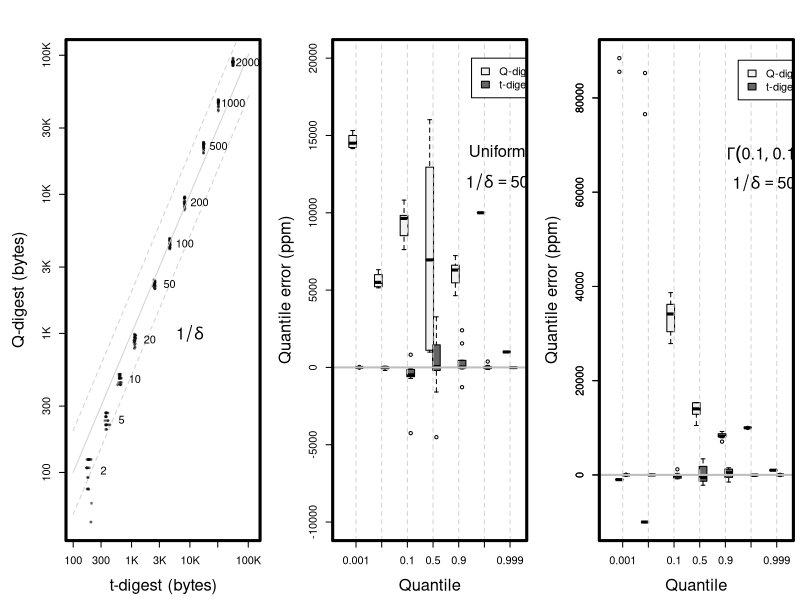

The R source for this figure:
data = read.delim("comparison.tsv")
keep = function(data, tag) {
  data[data$dist == tag & data$compression == 50 & data$q !=0.3 & data$q != 0.7 & data$q != 0.2 & data$q != 0.8, ]
}

png("qd-sizes.png", width=1800, height=700, pointsize=28)
layout(matrix(c(1,2,3), 1, 3, byrow=T), widths=c(1,1))

gray = rgb(0,0,0,0.05)

old = par(mar=c(4.5,5,3,0.5))
plot(s2~s1, data, log='xy', pch=21, col=gray, bg=gray, cex=0.4,
     xlab="t-digest (bytes)", ylab="Q-digest (bytes)",
     xlim=c(100, 120000),
     cex.lab=1.5, xaxt='n', yaxt='n')
box(lwd=3)

axis(at=c(100, 300, 1000, 3000, 10000, 30000, 100000), labels=c(100, 300, "1K", "3K", "10K", "30K", "100K"), side=1)
axis(at=c(100, 300, 1000, 3000, 10000, 30000, 100000), labels=c(100, 300, "1K", "3K", "10K", "30K", "100K"), side=2)

steps = exp(seq(log(100), log(200000), by=log(2)))
lines(steps, steps, col='lightgrey')
lines(steps, steps/2, lty=2, col='lightgrey')
lines(steps,steps*2, lty=2, col='lightgrey')

for (compression in c(2, 5, 10, 20, 50, 100, 200, 500, 1000, 2000)) {
  x = mean(data[data$compression == compression,]$s1) * 1.8
  y = mean(data[data$compression == compression,]$s2)
  text(x,y,compression)
}
text(10000, 1000, expression(1/delta), cex=1.5)

par(old)

old = par(mar=c(4.5,5,3,0.5))
boxplot(1e6*e2 ~ q, keep(data, 'uniform'), at=1:7 - 0.13, boxwex=0.3, xaxt='n', yaxt='n',
        ylab="Quantile error (ppm)", xlab="Quantile",
        ylim=c(-10000, 20000), cex.lab=1.5, col=rgb(0.95, 0.95, 0.95))
boxplot(1e6*e1 ~ q, keep(data, 'uniform'), col=rgb(0.4, 0.4, 0.4), at=1:7 + 0.13, add=T, boxwex=0.3, xaxt='n', yaxt='n')
axis(at=1:7, labels=c(0.001, 0.01, 0.1, 0.5, 0.9, 0.99, 0.999), side=1)
axis(side=2, cex.label=2)
abline(h=0, lwd=2, col='gray')
for (i in 1:7) {
  abline(v=i, lwd=1, col='lightgray', lty=2)
}
legend(5.5, 20000, c("Q-digest", "t-digest"), fill = c(rgb(0.95, 0.95, 0.95), rgb(0.4, 0.4, 0.4)))
text(6.5, 14000, "Uniform", cex=1.5)
text(6.5, 12000, expression(1/delta == 50), cex=1.5)
box(lwd=3)
par(old)

old = par(mar=c(4.5,5,3,0.5))
boxplot(1e6*e2 ~ q, keep(data, 'gamma'), col=rgb(0.95, 0.95, 0.95), at=1:7 - 0.13, boxwex=0.3, xaxt='n',
        ylab="Quantile error (ppm)", xlab="Quantile",
        cex.lab=1.5)
boxplot(1e6*e1 ~ q, keep(data, 'gamma'), col=rgb(0.4, 0.4, 0.4), at=1:7 + 0.13, add=T, boxwex=0.3, xaxt='n')
axis(at=1:7, labels=c(0.001, 0.01, 0.1, 0.5, 0.9, 0.99, 0.999), side=1)
abline(h=0, lwd=2, col='gray')
for (i in 1:7) {
  abline(v=i, lwd=1, col='lightgray', lty=2)
}
legend(5.5, 88000, c("Q-digest", "t-digest"), fill = c(rgb(0.95, 0.95, 0.95), rgb(0.4, 0.4, 0.4)))
text(6.5, 68000, expression(Gamma(0.1, 0.1)), cex=1.5)
text(6.5, 62000, expression(1/delta == 50), cex=1.5)
box(lwd=3)
par(old)

dev.off()
